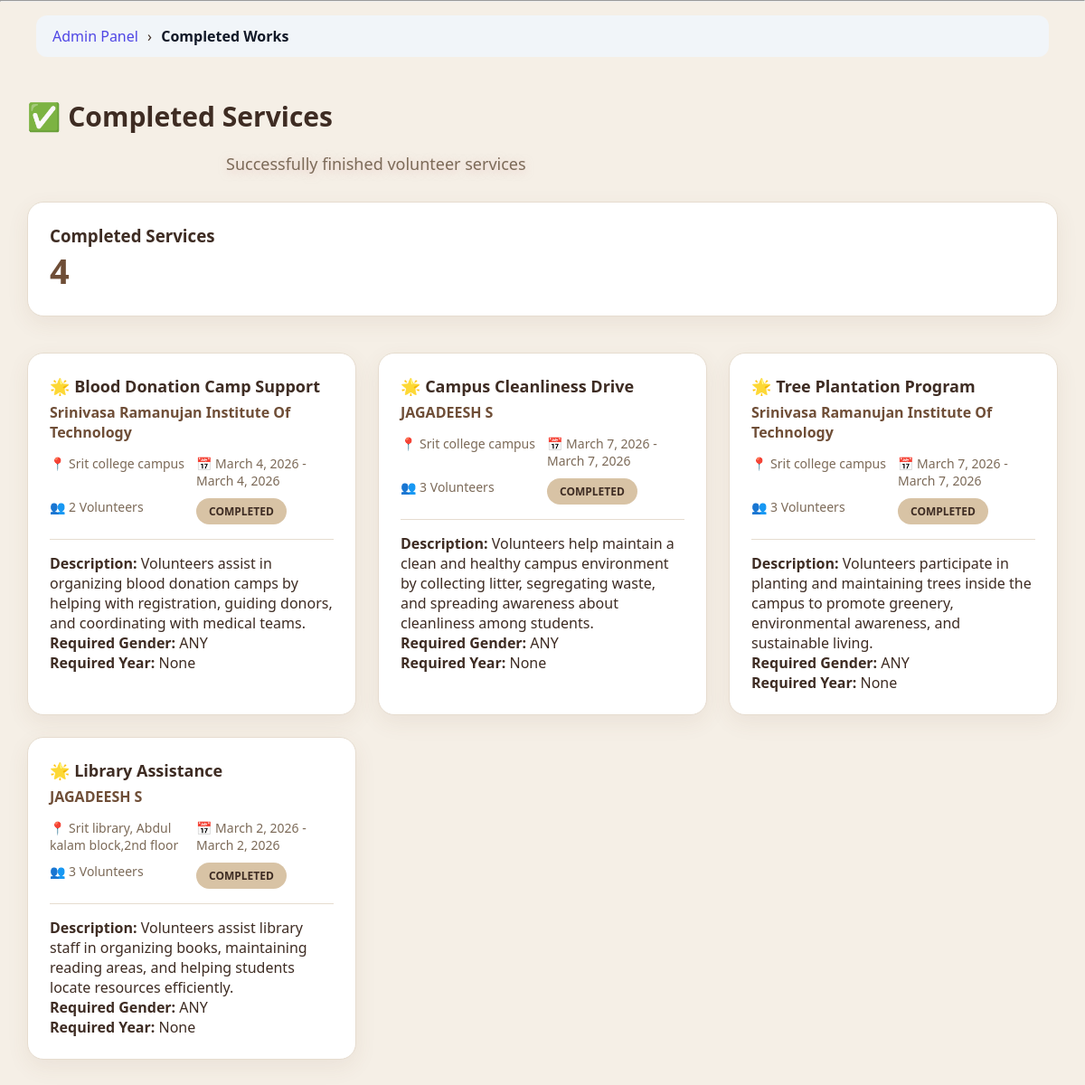
The app's page /admin_panel/completed-works/ (signed in), older data.
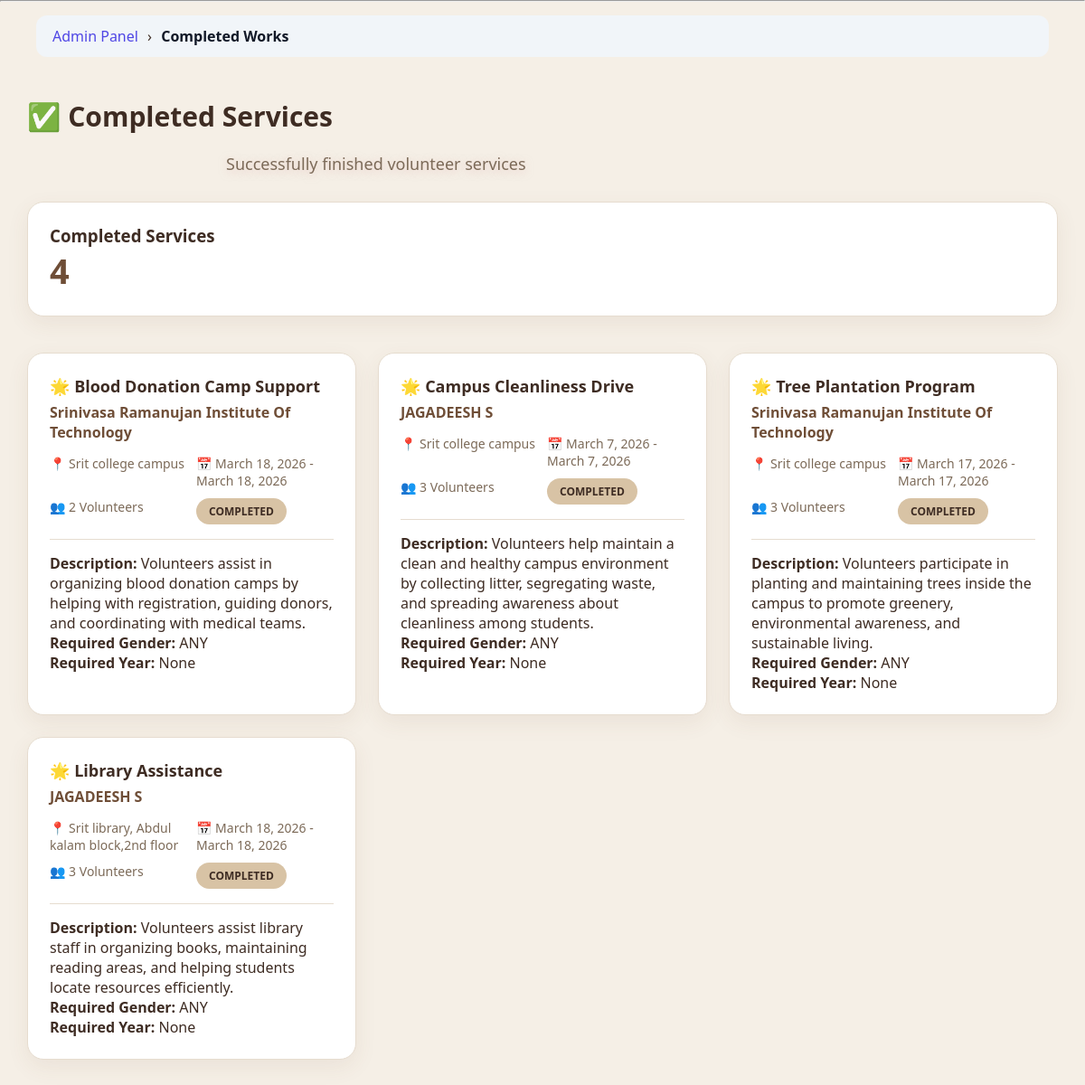
The same page, newer data.
### app1/models.py (models this page shows, shortened)
class Service(models.Model):
    STATUS_CHOICES = (
        ('PENDING', 'Pending'),
        ('APPROVED', 'Approved'),
        ('REJECTED', 'Rejected'),
        ('COMPLETED', 'Completed'),
    )
    title = models.CharField(max_length=200)
    description = models.TextField()
    location = models.CharField(max_length=100)
    start_date = models.DateField()
    end_date = models.DateField()
    reminder_sent = models.BooleanField(default=False)
    max_volunteers = models.IntegerField()
    coordinators = models.JSONField(default=list, blank=True)
    GENDER_PREF = (
        ("ANY", "Any"),
        ("MALE", "Male"),
        ("FEMALE", "Female"),
    )
    required_gender = models.CharField(
        max_length=10,
        choices=GENDER_PREF,
        default="ANY"
    )
    required_year = models.CharField(
        max_length=20,
        blank=True,
        null=True
    )
    organization = models.ForeignKey(
        Organization,
        on_delete=models.CASCADE
    )
    organization_name = models.CharField(
        max_length=200,
        blank=True
    )
    status = models.CharField(
        max_length=20,
        choices=STATUS_CHOICES,
        default='PENDING'
    )
    authorization_letter = models.FileField(
        upload_to="service_letters/",
        null=True,
        blank=True
    )
    created_at = models.DateTimeField(auto_now_add=True)

class Organization(models.Model):
    user = models.OneToOneField(User, on_delete=models.CASCADE)
    organization_name = models.CharField(max_length=100)
    principal_name = models.CharField(max_length=100, blank=True, null=True)
    phone = models.CharField(max_length=15, blank=True, null=True)
    verification_letter = models.FileField(
        upload_to="org_letters/",
        blank=True,
        null=True
    )
    approved = models.BooleanField(default=False)
    cover_image = models.ImageField(upload_to="org_covers/", blank=True, null=True)
    logo = models.ImageField(upload_to="org_logos/", blank=True, null=True)
    tagline = models.CharField(max_length=200, blank=True)
    about = models.TextField(blank=True)
    mission = models.TextField(blank=True)
    vision = models.TextField(blank=True)
    founded_year = models.IntegerField(blank=True, null=True)
    website = models.URLField(blank=True)
    instagram = models.URLField(blank=True)
    youtube = models.URLField(blank=True)
    promo_video = models.URLField(blank=True)
    website = models.URLField(blank=True, null=True)

### app1/views.py (the view)
# urls.py: path('admin_panel/completed-works/', views.admin_completed_works, name='admin_completed_works'),
@login_required
def admin_completed_works(request):
    if request.user.role != "ADMIN":
        return redirect("login")
    today = date.today()
    services = Service.objects.filter(end_date__lt=today)
    return render(
        request,
        "admin_panel/completed_works.html",
        {
            "services": services,
            "completed_count": services.count()
        }
    )

### app1/templatetags/breadcrumbs.py (called while the page is built)
@register.simple_tag(takes_context=True)
def generate_breadcrumbs(context):
    request = context['request']
    path = request.path.strip('/')
    parts = path.split('/')
    breadcrumbs = []
    url = ""
    for part in parts:
        url += "/" + part
        name = part.replace('-', ' ').replace('_', ' ').title()
        if part == "organization":
            breadcrumbs.append(("Organization", reverse("organization_dashboard")))
        elif part == "volunteer":
            breadcrumbs.append(("Volunteer", reverse("volunteer_dashboard")))
        elif part == "admin_panel":
            breadcrumbs.append(("Admin Panel", reverse("admin_dashboard")))
        elif part == "service" or part.isdigit():
            breadcrumbs.append(("", reverse("organization_dashboard")))
        else:
            breadcrumbs.append((name, url + "/"))
    return breadcrumbs

### app1/templates/admin_panel/completed_works.html (shortened to what this page needs)
{% extends "base.html" %}
{% block content %}
<div class="page">
<h1>✅ Completed Services</h1>
<p class="subtitle">Successfully finished volunteer services</p>
<div class="cards">
    <div class="card">
        <h3>Completed Services</h3>
        <div class="count">{{ completed_count }}</div>
    </div>
</div>
<div class="work-grid">
{% for s in services %}
<div class="work-card">
    <div class="work-title">🌟 {{ s.title }}</div>
    <div class="org"><a href="{% url 'public_org_profile' s.organization.id %}">
    {{ s.organization.organization_name }}
</a></div>
    <div class="meta">
        <div>📍 {{ s.location }}</div>
        <div>📅 {{ s.start_date }} - {{ s.end_date }}</div>
        <div>👥 {{ s.max_volunteers }} Volunteers</div>
        <div><span class="status">COMPLETED</span></div>
    </div>
    <div style="margin-top:15px; border-top:1px solid #334155; padding-top:15px;">
        <p><strong>Description:</strong> {{ s.description }}</p>
        <p><strong>Required Gender:</strong> {{ s.required_gender }}</p>
        <p><strong>Required Year:</strong> {{ s.required_year }}</p>
    </div>
</div>
{% empty %}
<p>No completed services available.</p>
{% endfor %}
</div>
</div>
{% endblock %}

Row changes from the older to the newer data that the page shows:
changed Service "Blood Donation Camp Support": start_date "March 4, 2026" → "March 18, 2026"; end_date "March 4, 2026" → "March 18, 2026"
changed Service "Tree Plantation Program": start_date "March 7, 2026" → "March 17, 2026"; end_date "March 7, 2026" → "March 17, 2026"
changed Service "Library Assistance": start_date "March 2, 2026" → "March 18, 2026"; end_date "March 2, 2026" → "March 18, 2026"
